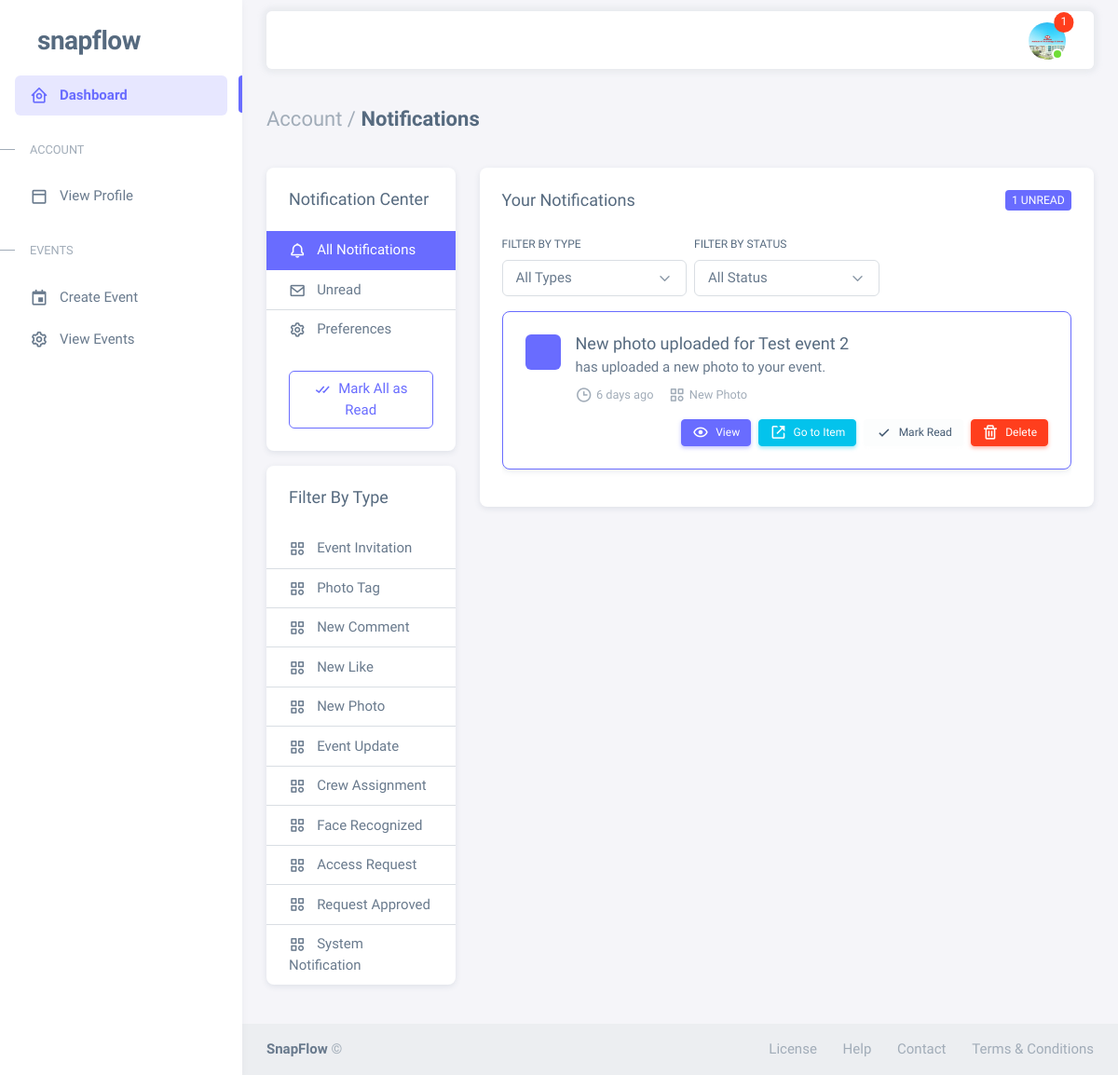
Before: /notifications/ (signed in) with the older database file.
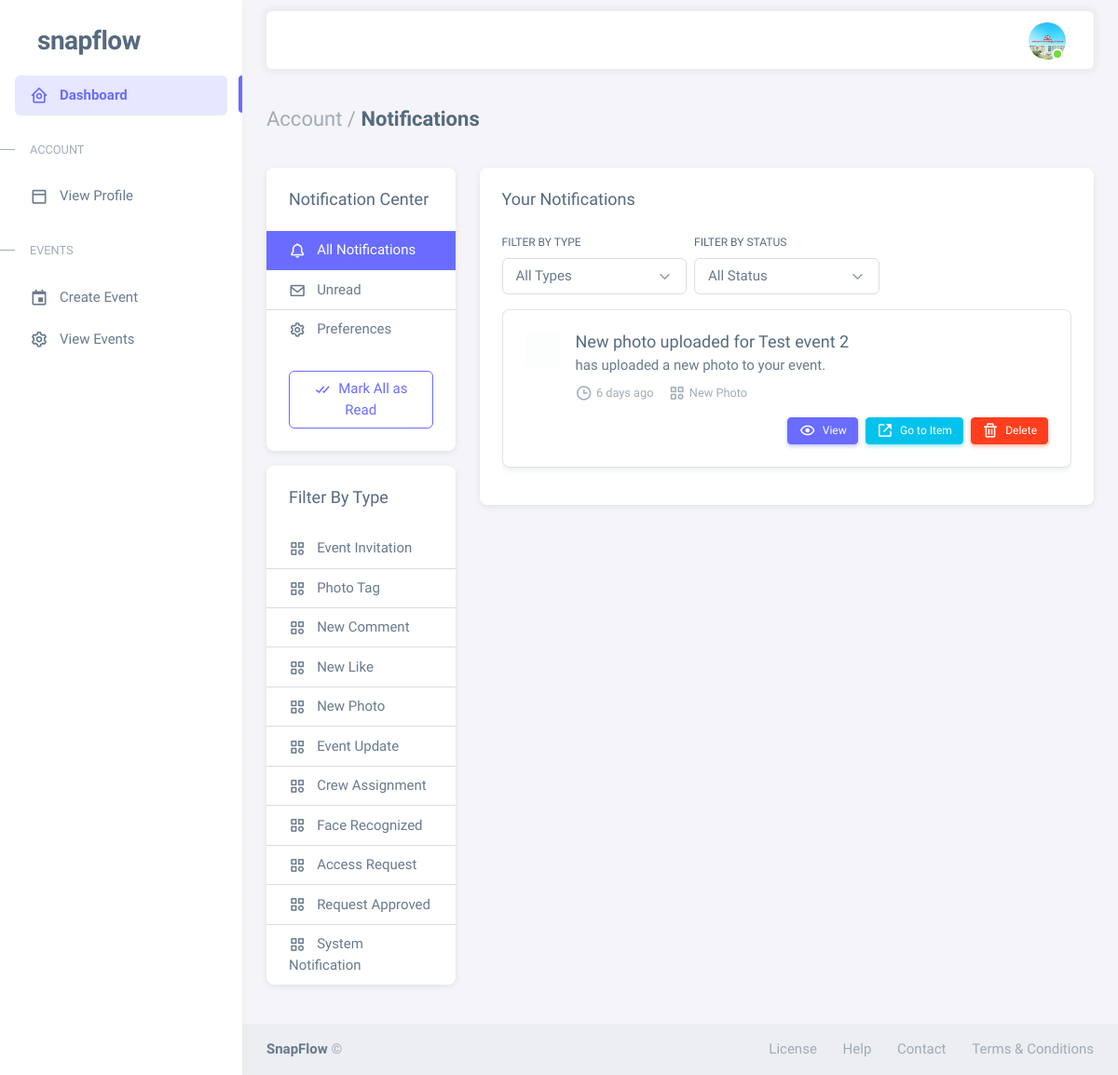
After: the same page with the newer database file.
### notifications/models.py (models this page shows, shortened)
class Notification(models.Model):
    NOTIFICATION_TYPES = (
        ('event_invite', 'Event Invitation'),
        ('photo_tag', 'Photo Tag'),
        ('comment', 'New Comment'),
        ('like', 'New Like'),
        ('new_photo', 'New Photo'),
        ('event_update', 'Event Update'),
        ('crew_assignment', 'Crew Assignment'),
        ('face_recognized', 'Face Recognized'),
        ('access_request', 'Access Request'),
        ('request_approved', 'Request Approved'),
        ('system', 'System Notification'),
    )
    recipient = models.ForeignKey(settings.AUTH_USER_MODEL, on_delete=models.CASCADE, related_name='notifications')
    from_user = models.ForeignKey(settings.AUTH_USER_MODEL, on_delete=models.SET_NULL,
                                  related_name='sent_notifications', null=True, blank=True)
    notification_type = models.CharField(max_length=30, choices=NOTIFICATION_TYPES)
    title = models.CharField(max_length=255)
    message = models.TextField()
    content_type = models.ForeignKey(ContentType, on_delete=models.CASCADE, null=True, blank=True)
    object_id = models.PositiveIntegerField(null=True, blank=True)
    content_object = GenericForeignKey('content_type', 'object_id')
    action_url = models.CharField(max_length=255, blank=True, null=True)
    is_read = models.BooleanField(default=False)
    is_email_sent = models.BooleanField(default=False)
    created_at = models.DateTimeField(auto_now_add=True)
    updated_at = models.DateTimeField(auto_now=True)
    class Meta:
        ordering = ['-created_at']
    def get_icon_class(self):
        icon_map = {
            'event_invite': 'fa-calendar-plus',
            'photo_tag': 'fa-tag',
            'comment': 'fa-comment',
            'like': 'fa-heart',
            'new_photo': 'fa-image',
            'event_update': 'fa-calendar-alt',
            'crew_assignment': 'fa-users',
            'face_recognized': 'fa-user-check',
            'access_request': 'fa-unlock-alt',
            'request_approved': 'fa-check-circle',
            'system': 'fa-bell',
        }
        return icon_map.get(self.notification_type, 'fa-bell')

### notifications/views.py (the view)
# urls.py: path('', views.notification_list, name='list'),
@login_required
def notification_list(request):
    notifications = Notification.objects.filter(recipient=request.user)
    notification_type = request.GET.get('type')
    if notification_type:
        notifications = notifications.filter(notification_type=notification_type)
    read_status = request.GET.get('status')
    if read_status == 'unread':
        notifications = notifications.filter(is_read=False)
    elif read_status == 'read':
        notifications = notifications.filter(is_read=True)
    paginator = Paginator(notifications, 10)
    page_number = request.GET.get('page', 1)
    page_obj = paginator.get_page(page_number)
    unread_count = notifications.filter(is_read=False).count()
    notification_types = Notification.NOTIFICATION_TYPES
    return render(request, 'notifications/list.html', {
        'page_obj': page_obj,
        'unread_count': unread_count,
        'notification_types': notification_types,
        'current_type': notification_type,
        'current_status': read_status,
    })

### notifications/context_processors.py (called while the page is built)
def notification_processor(request):
    context = {
        'unread_notifications_count': 0,
        'recent_notifications': []
    }
    if request.user.is_authenticated:
        from .models import Notification
        context['unread_notifications_count'] = Notification.objects.filter(
            recipient=request.user,
            is_read=False
        ).count()
        context['recent_notifications'] = Notification.objects.filter(
            recipient=request.user
        ).order_by('-created_at')[:5]
    return context

### templates/notifications/list.html (shortened to what this page needs)
{% extends "notifications/base_notifications.html" %}
{% block notification_content %}
<div class="card">
  <div class="card-header">
    <div class="d-flex justify-content-between align-items-center">
      <h5 class="mb-0">Your Notifications</h5>
      {% if unread_count %}
        <span class="badge bg-primary">{{ unread_count }} unread</span>
      {% endif %}
    </div>
  </div>
  <div class="card-body">
    <div class="mb-3">
      <form method="get" class="row g-2">
        <div class="col-md-4">
          <label for="type-filter" class="form-label">Filter by type</label>
          <select id="type-filter" name="type" class="form-select" onchange="this.form.submit()">
            <option value="">All Types</option>
          </select>
        </div>
        <div class="col-md-4">
          <label for="status-filter" class="form-label">Filter by status</label>
          <select id="status-filter" name="status" class="form-select" onchange="this.form.submit()">
            <option value="">All Status</option>
          </select>
        </div>
        <div class="col-md-4 d-flex align-items-end">
        </div>
      </form>
    </div>
    <div class="notification-list">
      {% if page_obj %}
        {% for notification in page_obj %}
          <div class="card mb-3 border {% if not notification.is_read %}border-primary{% else %}border-light{% endif %}" id="notification-{{ notification.id }}">
            <div class="card-body">
              <div class="d-flex">
                <div class="flex-shrink-0 me-3">
                  <div class="avatar {% if not notification.is_read %}bg-primary{% else %}bg-light{% endif %} p-2 rounded">
                  </div>
                </div>
                <div class="flex-grow-1">
                  <h5 class="mb-1">{{ notification.title }}</h5>
                  <p class="mb-2">{{ notification.message }}</p>
                  <div class="d-flex flex-wrap text-muted small mb-2">
                    <span class="me-3"><i class="bx bx-time me-1"></i>{{ notification.created_at|timesince }} ago</span>
                    <span class="me-3"><i class="bx bx-category me-1"></i>{{ notification.get_notification_type_display }}</span>
                  </div>
                </div>
              </div>
              <div class="d-flex justify-content-end gap-2 mt-2">
                <a href="{% url 'notifications:detail' notification.id %}" class="btn btn-sm btn-primary">
                  <i class="bx bx-show me-1"></i> View
                </a>
                <a href="{% url 'notifications:detail' notification.id %}?redirect=target" class="btn btn-sm btn-info">
                  <i class="bx bx-link-external me-1"></i> Go to Item
                </a>
                {% if not notification.is_read %}
                  <form method="post" action="{% url 'notifications:mark_read' notification.id %}" class="d-inline mark-read-form">
                    <button type="submit" class="btn btn-sm btn-light">
                      <i class="bx bx-check me-1"></i> Mark Read
                    </button>
                  </form>
                {% endif %}
                <form method="post" action="{% url 'notifications:delete' notification.id %}" class="d-inline delete-form" onsubmit="return confirm('Are you sure you want to delete this notification?');">
                  <button type="submit" class="btn btn-sm btn-danger">
                    <i class="bx bx-trash me-1"></i> Delete
                  </button>
                </form>
              </div>
            </div>
          </div>
        {% endfor %}
      {% else %}
        <div class="text-center py-5">
          <i class="fas fa-bell-slash fa-3x text-muted mb-3"></i>
          <h5>You don't have any notifications yet</h5>
          <p class="text-muted">Notifications will appear here when you receive them</p>
        </div>
      {% endif %}
    </div>
  </div>
</div>
{% endblock %}

### templates/users/db_base.html (shortened to what the changed rows need)
{% load static %}
<!DOCTYPE html>
<html
  lang="en"
  class="light-style layout-menu-fixed"
  dir="ltr"
  data-theme="theme-default"
  data-assets-path="{% static 'users/assets/' %}"
  data-template="vertical-menu-template-free"
>
  <head>
    <link rel="stylesheet" href="{% static 'users/assets/vendor/fonts/boxicons.css' %}" />
    <link rel="stylesheet" href="{% static 'users/assets/vendor/css/core.css' %}" class="template-customizer-core-css" />
    <link rel="stylesheet" href="{% static 'users/assets/vendor/css/theme-default.css' %}" class="template-customizer-theme-css" />
    <link rel="stylesheet" href="{% static 'users/assets/css/demo.css' %}" />
    <link rel="stylesheet" href="https://cdn.jsdelivr.net/npm/bootstrap-icons/font/bootstrap-icons.css">
    <link rel="stylesheet" href="{% static 'css/notifications.css' %}">
    <link rel="stylesheet" href="{% static 'users/assets/vendor/libs/perfect-scrollbar/perfect-scrollbar.css' %}" />
    <link rel="stylesheet" href="{% static 'users/assets/vendor/libs/apex-charts/apex-charts.css' %}" />
  </head>
  <body>
    <div class="layout-wrapper layout-content-navbar">
      <div class="layout-container">
        <div class="layout-page">
          <nav
            class="layout-navbar container-xxl navbar navbar-expand-xl navbar-detached align-items-center bg-navbar-theme"
            id="layout-navbar"
          >
            <div class="navbar-nav-right d-flex align-items-center" id="navbar-collapse">
              <ul class="navbar-nav flex-row align-items-center ms-auto">
<li class="nav-item navbar-dropdown dropdown-user dropdown">
  <a class="nav-link dropdown-toggle hide-arrow position-relative" href="{% url 'users:profile'  %}" data-bs-toggle="dropdown">
    <div class="avatar avatar-online">
      <img src="{{ user.avatar.url }}" alt class="w-px-40 h-px-40 rounded-circle object-fit-cover" />
      {% if unread_notifications_count > 0 %}
        <span class="position-absolute top-0 start-100 translate-middle badge rounded-pill bg-danger">
          {% if unread_notifications_count > 99 %}99+{% else %}{{ unread_notifications_count }}{% endif %}
        </span>
      {% endif %}
    </div>
  </a>
</li>
              </ul>
            </div>
          </nav>
        {% block content %}{% endblock content %}
          </div>
        </div>
      </div>
  </body>
</html>

Changed rows visible on the page:
changed Notification "New photo uploaded for Test event 2": no longer shows "Mark Read"
Other visible differences:
{{ unread_notifications_count }}: "1" → (not shown)
{{ unread_count }}: "1" → (not shown)
text no longer shown: "UNREAD"
